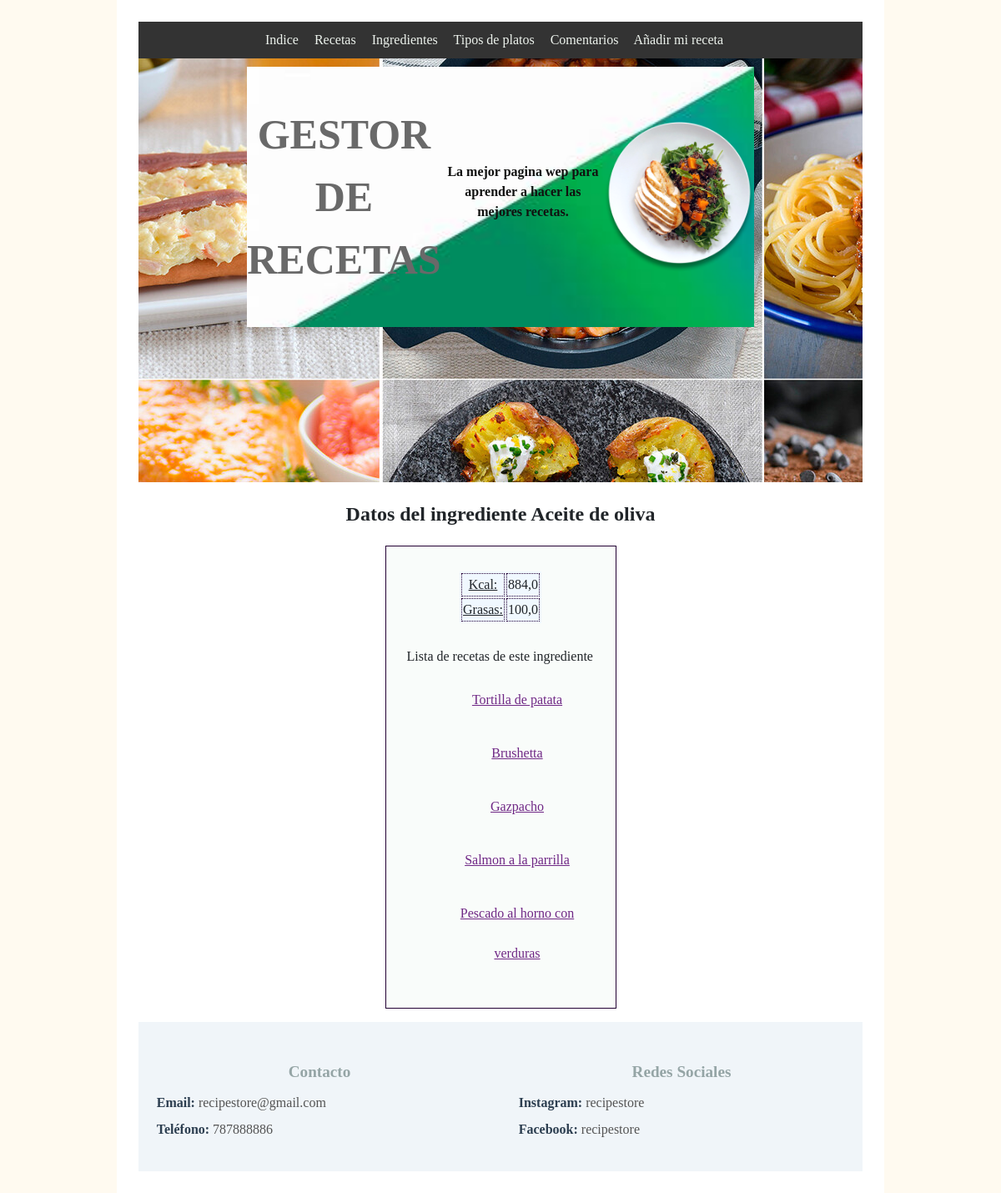
Page /es/ingrediente/14/ on the committed database.
### appEmpresaRecetas/models.py (models this page shows, shortened)
class Ingrediente(models.Model):
    nombre = models.CharField(max_length=50)
    kcal = models.FloatField(default=0)
    grasas= models.FloatField(default= 0)

class Receta(models.Model):
    tipo = models.ForeignKey(TipoPlato, on_delete=models.CASCADE)
    ingredientes = models.ManyToManyField(Ingrediente) #muchos ingredientes
    nombre = models.CharField(max_length=70)
    duracion = models.IntegerField()
    imagen = models.ImageField(upload_to='img',blank=True,null=True,verbose_name='Image')
    video = models.URLField(blank=True, null=True)

### appEmpresaRecetas/views.py (the view)
# urls.py: path('ingrediente/<int:ingrediente_id>/', views.show_ingrediente, name='ingrediente'),
def show_ingrediente(request, ingrediente_id):
	ingrediente = get_object_or_404(Ingrediente, pk=ingrediente_id)
	recetas = ingrediente.receta_set.all()
	context = { 'ingrediente': ingrediente, 'recetas' : recetas }
	return render(request, 'ingrediente.html', context)

### appEmpresaRecetas/templates/ingrediente.html (shortened to what this page needs)
{% extends "base.html" %}
{% block contenido %}
{% if ingrediente %}
<div class="cg">
<h2>Datos del ingrediente {{ ingrediente.nombre}}</h2>
<div class="body2">
<div class="contgrande">
     <div class="ingf">
    <table>
        <tr>
            <td><u>Kcal:</u></td>
            <td>{{ ingrediente.kcal}}</td>
        </tr>
        <tr>
            <td><u>Grasas:</u></td>
            <td> {{ ingrediente.grasas}}</td>
        </tr>
    </table>
   </div>
        <div class="ingf">
        <p>Lista de recetas de este ingrediente</p>
	{% if recetas %}
        {% for d in recetas %}
		<ul>
			<li><a href="{% url 'receta' receta_id=d.id %}">{{ d.nombre}}</a></li>
		</ul>
        {% endfor %}
	{% endif %}
</div>
</div>
</div>
</div>
{% else %}
    <p>No existe este ingrediente.</p>
{% endif %}
{% endblock %}

### appEmpresaRecetas/static/css/styles.css (style rules this page uses)
body { margin: 0; font-family: var(--bs-font-sans-serif); font-size: 1rem; font-weight: 400; line-height: 1.5; color: #212529; background-color: FloralWhite; -webkit-text-size-adjust: 100%; -webkit-tap-highlight-color: transparent; display: flex; }
.ingf { display: inline-block; }
.cg { text-align: center; padding: 15; margin: auto; }
.contgrande { width: 25%; padding: 25px; text-align: center; background-color: #f9fcfa; margin:auto; border: 1px solid #220033; }
p { text-align: justify; line-height: 1.5em; }
table { margin:5px; text-align: center; background-color: AliceBlue; }
td { border:1px solid #220033; border-style: dotted; }
a { color: #6f2785; }
ul { line-height: 3em; list-style-type: none; }

### rows in the picture
Ingrediente: nombre "Aceite de oliva", kcal "884,0", grasas "100,0"
Receta: nombre "Tortilla de patata"
Receta: nombre "Brushetta"
Receta: nombre "Gazpacho"
Receta: nombre "Salmon a la parrilla"
Receta: nombre "Pescado al horno con verduras"
